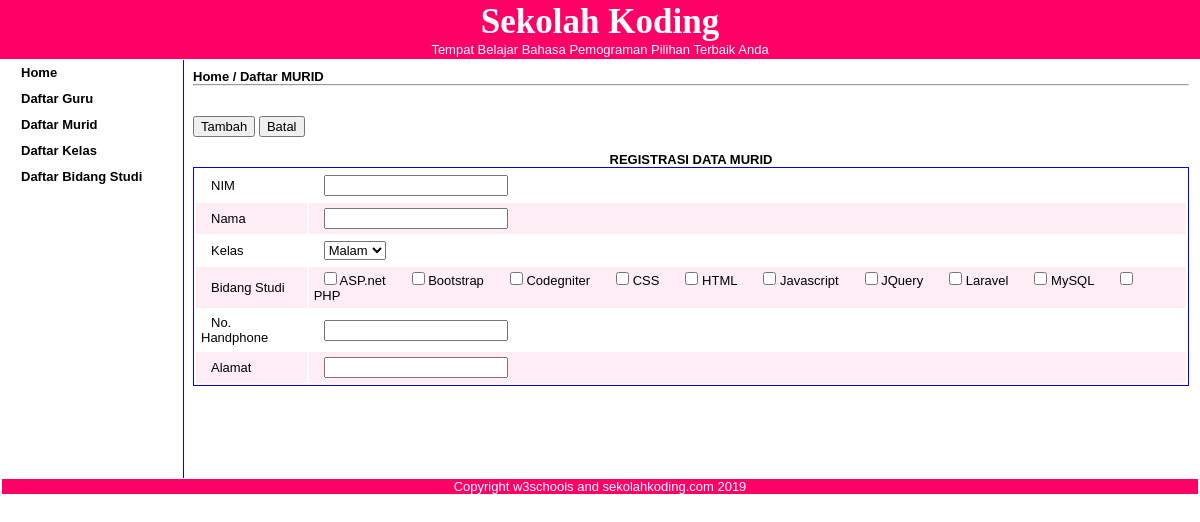
/tambahmurid.php, run on the app's committed database.
### tables this page shows
CREATE TABLE `tbldibangstudi` (
  `id_bidangstudi` int(5) NOT NULL,
  `Bidangstudi` varchar(20) NOT NULL
);

### tambahmurid.php (the view, shortened to what this page needs)
<?php
require_once 'header.php';
require_once 'aside.php';
?>
	<main>
		<h4>Home / Daftar MURID</h4>
		<hr/>
		<br/>
		<form action="tambahmurid.php" method="POST">
		<?php
		$link = mysqli_connect('localhost','root','','db_sekolahkoding');
		?>
		<br>
		<div>
			<button name="submit">Tambah</button>
			<button name="cancel">Batal</button>
		</div>
		<br>
		<div>
				<table>
					<caption style="text-align:center;"><h4>REGISTRASI DATA MURID<h4></caption>
				<tr>
					<td><label for="nim">NIM</label> </td>
					<td><input type="text" id="nim" name="nim"></td>
				</tr>
				<tr>
					<td><label for="namamurid">Nama</label></td>
				    <td><input type="text" id="namamurid" name="namamurid"></td>
				</tr>
				<tr>
					<td><label for="kelasmurid">Kelas</label></td>
					<td>
						<Select id="kelasmurid" name="kelasmurid">
						<?php
							$showkelas = mysqli_query ($link, "SELECT * FROM tbkelas ORDER BY Namakelas ASC");
							while ($rowkelas  = mysqli_fetch_array($showkelas)){
								if ($showmurid[id_kelas] == $rowkelas[id_kelas]){
									echo "<option value=\"$rowkelas[id_kelas]\" selected>$rowkelas[Namakelas]</option>";
								}else{
									echo "<option value=\"$rowkelas[id_kelas]\">$rowkelas[Namakelas]</option>";
								}
							}
						?>
						</Select>
					</td>
				</tr>
				<tr>
					<td><label for="bidangstudimurid">Bidang Studi</label></td>
					<td>
						<?php
							 $tampil	  = mysqli_query ($link, "SELECT * FROM tbldibangstudi ORDER BY Bidangstudi ASC");
							 while ($data = mysqli_fetch_array($tampil)) {
							 	echo "<input name=\"bidangstudimurid[]\" type=\"checkbox\" value=\" $data[Bidangstudi]\"> $data[Bidangstudi]&emsp;&emsp;";
							 }
						?>
					</td>
				</tr>
				<tr>
					<td><label for="nohpmurid">No. Handphone</label></td>
				    <td><input type="text" id="nohpmurid" name="nohpmurid"></td>
				</tr>
				<tr>
					<td><label for="alamatmurid">Alamat</label></td>
					<td><input type="text" id="alamatmurid" name="alamatmurid"></td>
				</tr>
			    </table>
			    <br>
			</form>
	</main>
<?php require_once 'footer.php'; ?>

### header.php (shortened to what this page needs)
<!DOCTYPE html>
<html>
	<head>
		<link rel="stylesheet" type="text/css" href="css/style.css">
	</head>
	<body>
<header>
	<b style="font-size: 35px; font-family: Kristen ITC;";>Sekolah Koding</b>
	<br/>
    Tempat Belajar Bahasa Pemograman Pilihan Terbaik Anda
</header>

### aside.php
<aside>
	<li><a href="index.php">Home</a></li>
	<li><a href="daftarguru.php">Daftar Guru</a></li>
	<li><a href="daftarmurid.php">Daftar Murid</a></li>
	<li><a href="daftarkelas.php">Daftar Kelas</a></li>
	<li><a href="daftarbidangstudi.php">Daftar Bidang Studi</a></li>
</aside>

### footer.php
<footer>
	Copyright w3schools and sekolahkoding.com <?php echo date('Y') ?>
</footer>
	</body>
</html>

### css/style.css (style rules this page uses)
* { margin:0; font-family : arial; font-size: 13px; }
header { color: white; background: #ff0066; text-align: center; padding:2px; }
aside { margin: 1px; list-style-type: none; line-height: 2; width: 15%; float: left; text-indent: 20px; background: none; }
li { list-style-type: none; font-weight: bold; background: none; }
li a { text-decoration: none; color: black; display: block; }
main { float: left; width: 83%; margin: 1px; padding: 9PX; height: 400px; border-left: solid blue 1px; }
footer { background: #ff0066; margin: 2px; text-align: center; color: white; clear: both; }
table { width: 100%; border : solid blue 1px; }
td { text-align: left; padding: 5px; color: black; text-indent: 10px; }
tr:nth-child(even) { background: #ffedf6; }
a { text-decoration: none; color: black; }

### data on the page
tbldibangstudi: Bidangstudi "ASP.net"
tbldibangstudi: Bidangstudi "Bootstrap"
tbldibangstudi: Bidangstudi "Codegniter"
tbldibangstudi: Bidangstudi "CSS"
tbldibangstudi: Bidangstudi "HTML"
tbldibangstudi: Bidangstudi "Javascript"
tbldibangstudi: Bidangstudi "JQuery"
tbldibangstudi: Bidangstudi "Laravel"
tbldibangstudi: Bidangstudi "MySQL"
tbldibangstudi: Bidangstudi "PHP"

### other printed values
form field kelasmurid "Malam"
